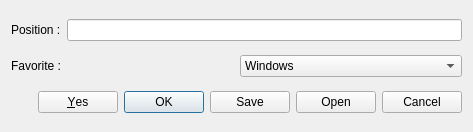
<?xml version="1.0" encoding="UTF-8"?>
<ui version="4.0">
 <class>InfoDialog</class>
 <widget class="QDialog" name="InfoDialog">
  <property name="geometry">
   <rect>
    <x>0</x>
    <y>0</y>
    <width>473</width>
    <height>132</height>
   </rect>
  </property>
  <property name="windowTitle">
   <string>Dialog</string>
  </property>
  <layout class="QVBoxLayout" name="verticalLayout">
   <item>
    <layout class="QHBoxLayout" name="horizontalLayout">
     <item>
      <widget class="QLabel" name="label">
       <property name="text">
        <string>Position :</string>
       </property>
      </widget>
     </item>
     <item>
      <widget class="QLineEdit" name="edit_position"/>
     </item>
    </layout>
   </item>
   <item>
    <layout class="QHBoxLayout" name="horizontalLayout_2">
     <item>
      <widget class="QLabel" name="label_2">
       <property name="text">
        <string>Favorite :</string>
       </property>
      </widget>
     </item>
     <item>
      <widget class="QComboBox" name="cmb_favorite">
       <item>
        <property name="text">
         <string>Windows</string>
        </property>
       </item>
       <item>
        <property name="text">
         <string>Linux</string>
        </property>
       </item>
       <item>
        <property name="text">
         <string>Mac</string>
        </property>
       </item>
      </widget>
     </item>
    </layout>
   </item>
   <item>
    <widget class="QDialogButtonBox" name="button_box">
     <property name="standardButtons">
      <set>QDialogButtonBox::StandardButton::Cancel|QDialogButtonBox::StandardButton::Ok|QDialogButtonBox::StandardButton::Open|QDialogButtonBox::StandardButton::Save|QDialogButtonBox::StandardButton::Yes</set>
     </property>
    </widget>
   </item>
  </layout>
 </widget>
 <resources/>
 <connections/>
</ui>
